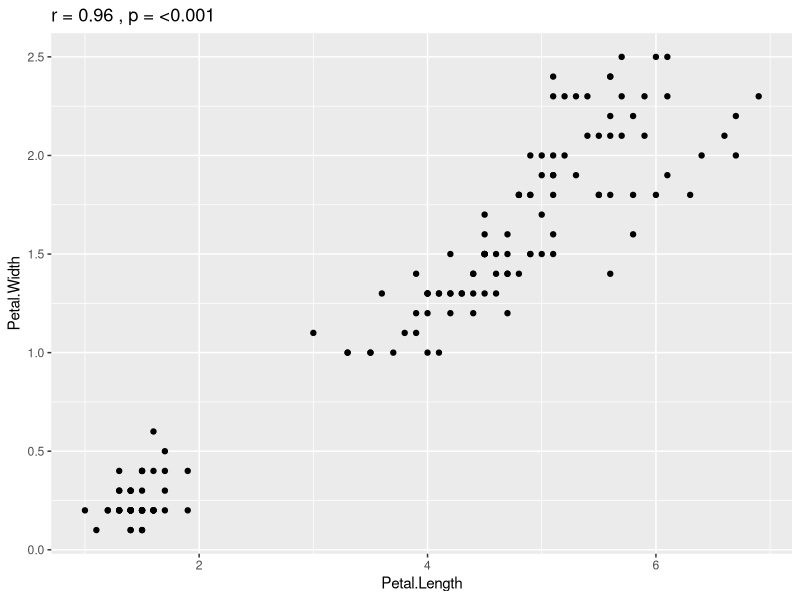
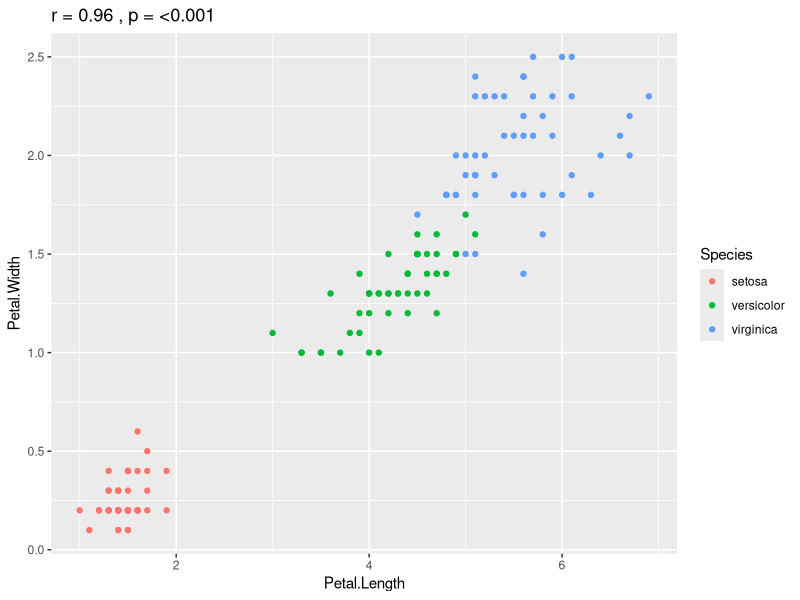
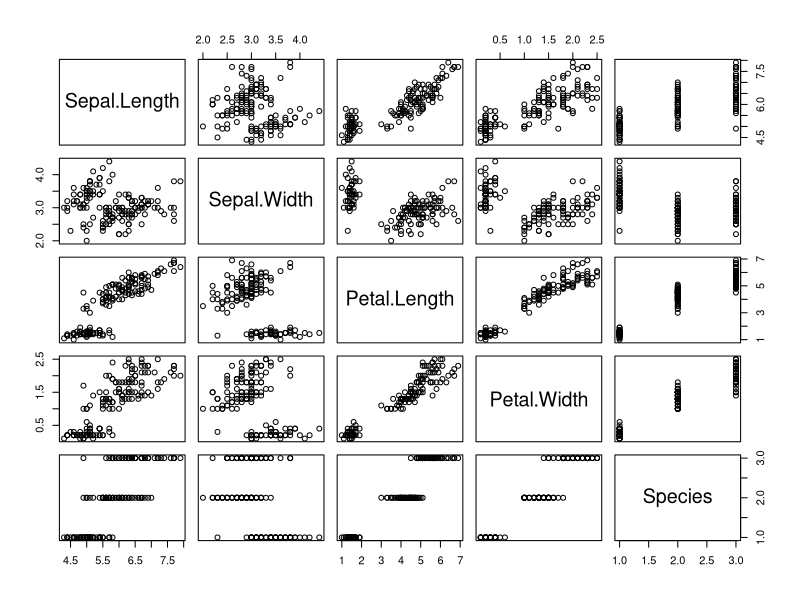
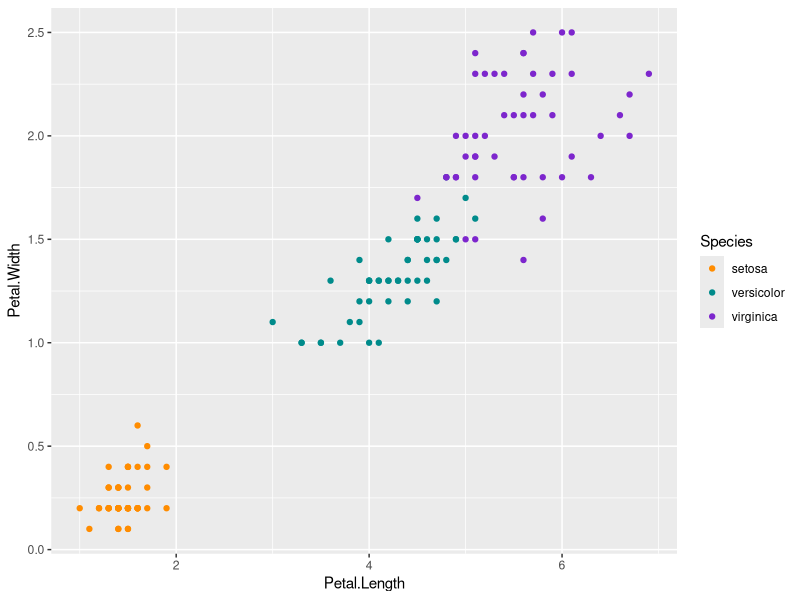
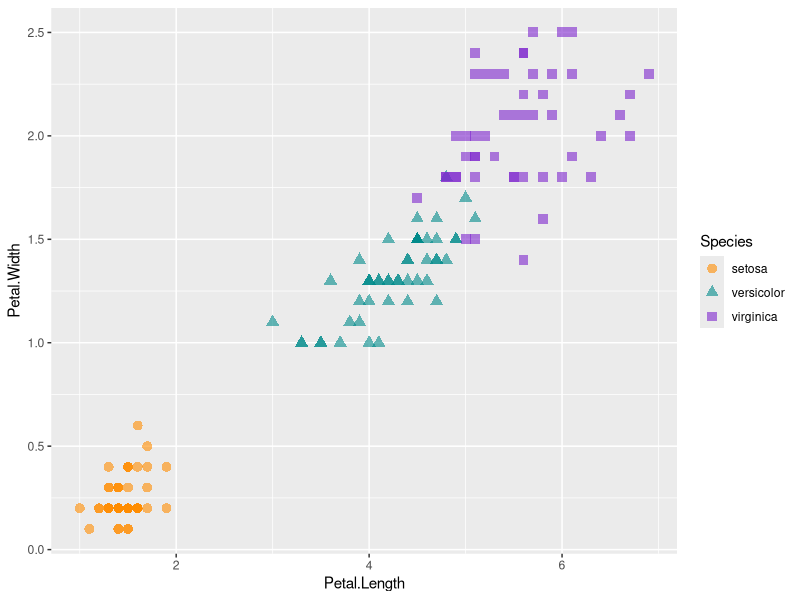
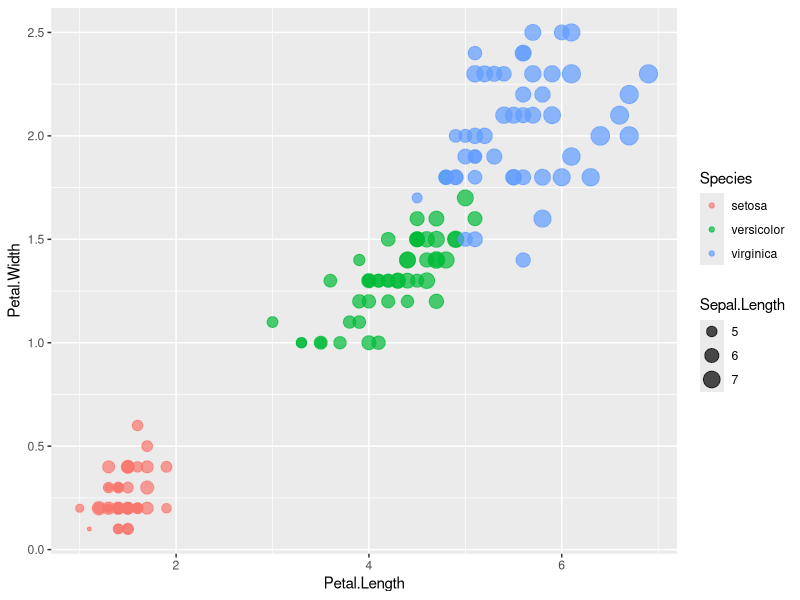
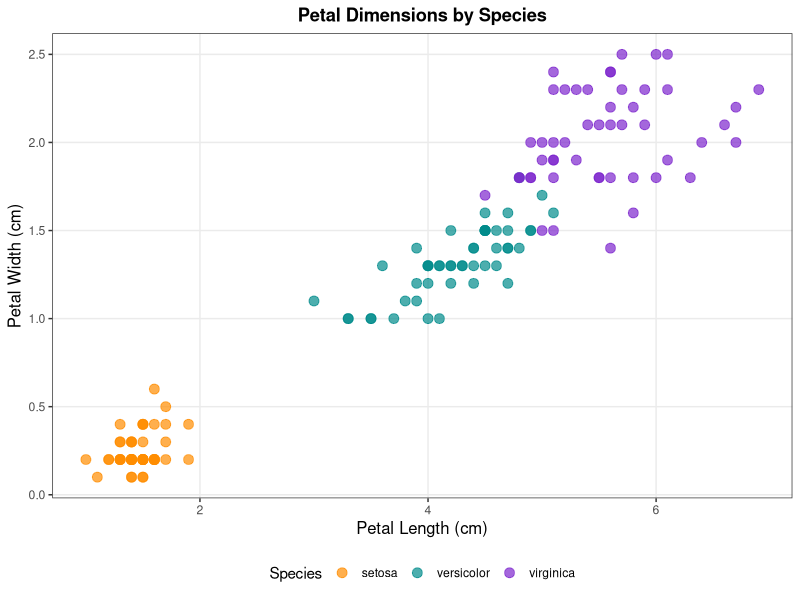
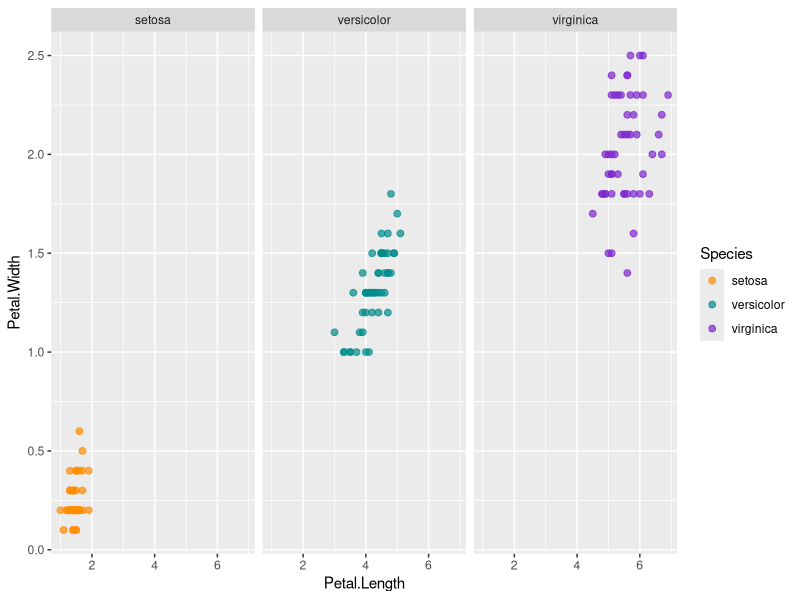

Recreate these plots in R, in order. (Note: this script raises an error after producing the figures.)
# MES 503 Week 3 Lab - Correlation + Making Visuals Pretty
# This script includes a coding exercise designed to build your understanding of 
# correlation while also learning more about customzing ggplot visuals

# Created by Kayla Blincow 9/1/2026
#------------------------------------------------------------------------------


####INTRODUCTION####

# This week we're going to work with the iris dataset, a classic dataset in R
# that was collected by Edgar Anderson and made famous by statistician Ronald
# Fisher in 1936. It contains measurements of 150 flowers from three species
# of iris (setosa, versicolor, and virginica), including the length and width
# of their petals and sepals.

# We're going to use this dataset to explore the concept of CORRELATION -
# whether and how strongly two numeric variables are related to one another -
# and to level up our ggplot2 skills by learning how to customize the look of
# our plots rather than relying on the defaults.



####SET UP MY SCRIPT####

# clear your workspace
rm(list = ls())
# WRITE NOTES ABOUT WHAT THIS DOES HERE AND WHY YOU SHOULD BE CAREFUL WITH IT.

# load necessary packages
library(ggplot2) #our data viz package

# the iris dataset comes built into R, so we don't need to read in a csv file!
# create an object to house our data
flowers <- iris

# take a look at the first six rows of the data
head(flowers)

# check out the structure of the dataset - what variables do we have, and
# what type of data is in each column?
str(flowers)

# Thoughts? What do the columns mean? How many species are there?
#WRITE NOTES HERE


####WHAT IS CORRELATION?####

# Correlation describes the strength AND direction of a relationship between
# two numeric variables. It is often summarized using a correlation
# coefficient (r), which ranges from -1 to 1:
#   - values close to  1 indicate a strong POSITIVE relationship
#     (as one variable increases, so does the other)
#   - values close to -1 indicate a strong NEGATIVE relationship
#     (as one variable increases, the other decreases)
#   - values close to  0 indicate a weak or no linear relationship

# We can calculate a correlation coefficient using the cor() function.
# Let's see how petal length and petal width are related.
cor(flowers$Petal.Length, flowers$Petal.Width)

# What happened? 
# What does the "$" notation do?
# What does this value tell you about the relationship between petal length and 
# petal width?
#WRITE NOTES HERE

# YOUR TURN
# Calculate the correlation coefficient between sepal length and sepal width.

####FILL IN CODE HERE####
cor(flowers$Sepal.Length, flowers$Sepal.Width)

# How does this value compare to the petal length/width correlation? What
# does that tell you?
#WRITE YOUR ANSWER HERE





####IS THAT CORRELATION SIGNIFICANT?####

# cor() gives us the strength/direction of a relationship, but it doesn't
# tell us whether that relationship is statistically significant, or could
# plausibly have arisen just by chance. For that, we need a hypothesis test!

# We can use cor.test() to run a Pearson's correlation test. This test
# assumes both variables are roughly normally distributed and that their
# relationship is linear. It gives us:
#   - t: the test statistic
#   - df: degrees of freedom
#   - p-value: the probability of seeing a correlation this strong (or
#     stronger) if there were truly NO relationship between the variables
#   - a 95% confidence interval for the true correlation coefficient
#   - cor: the correlation coefficient itself (same as what cor() gives you)

# Let's test whether petal length and petal width are significantly
# correlated.
cor.test(flowers$Petal.Length, flowers$Petal.Width, method = "pearson")

# What happened? Look at the p-value - using an alpha (significance
# threshold) of 0.05, would you conclude that petal length and petal width
# are significantly correlated?
#WRITE NOTES HERE

# We can also save the results of our test as an object, which lets us pull
# out specific pieces of it (handy for reporting results or adding them to
# a plot!).
petal_cor <- cor.test(flowers$Petal.Length, flowers$Petal.Width, method = "pearson")

# look at the structure of our saved test object - what pieces does it contain?
str(petal_cor)
# psst... you can also check it out in your workspace pane in the upper right corner

# pull out just the p-value
petal_cor$p.value

# pull out just the correlation coefficient
petal_cor$estimate

# YOUR TURN
# Run a Pearson's correlation test between sepal length and sepal width, and
# save the results as an object called sepal_cor.

####FILL IN CODE HERE####
sepal_cor <- cor.test(flowers$Sepal.Width, flowers$Sepal.Length)

# Is the relationship between sepal length and sepal width statistically
# significant? How does the strength (r) of this relationship compare to the
# petal length/petal width relationship?
#WRITE YOUR ANSWER HERE


# Correlation coefficients and test statistics are useful, but visualizing
# the relationship helps us understand it more intuitively (and can reveal
# patterns that a single number might hide, like non-linear relationships or
# the influence of outliers/groups).

# We can use a scatterplot to visualize the relationship between two numeric
# variables, and add the correlation coefficient AND p-value right onto our
# plot title using paste()!

ggplot(data = flowers, #specify our data
       mapping = aes(x = Petal.Length, #petal length on the x axis
                     y = Petal.Width)) + #petal width on the y axis
  geom_point() + #scatterplot of points
  labs(title = paste("r =", round(petal_cor$estimate, 2),
                     ", p =", format.pval(petal_cor$p.value, digits = 2, eps = 0.001)))
#paste() glues text together, round() rounds our correlation coefficient to
#2 decimal places, and format.pval() formats our p-value nicely (and
#handles very small p-values using the eps argument)

# NOTE: p-values very close to zero (like this one!) will often be reported
# by R as "< 2.2e-16" - this is scientific notation, and it means the p-value
# is smaller than R can precisely calculate/display, NOT that it is exactly
# zero.

# Do you notice anything weird about this visual? Try adapting the visual to 
# explore any weirdnesses you see.

#WRITE CODE HERE

ggplot(data = flowers, #specify our data
       mapping = aes(x = Petal.Length, #petal length on the x axis
                     y = Petal.Width,
                     color = Species)) + #petal width on the y axis
  geom_point() + #scatterplot of points
  labs(title = paste("r =", round(petal_cor$estimate, 2),
                     ", p =", format.pval(petal_cor$p.value, digits = 2, eps = 0.001)))


#NOTE: sometimes ggplot is a little overkill... If you want to take a quick look
#at relationships between variables you can use the Base R plot() function
plot(flowers)
#not pretty but gets the job done for taking a quick look

####CUSTOMIZING YOUR PLOTS####

# So far we've mostly used ggplot2's default settings. Now let's learn how to
# take control of the look of our plots! This is useful for making your
# figures more readable, more visually appealing, and ready for a
# presentation or publication.


###Custom Color Palettes###

# By default, ggplot2 picks colors for us. But we can define our own! There
# are a few ways to do this - here we'll use scale_color_manual() to assign
# specific colors to each species.

# Spend some time looking at the code below and draw what you think the
# resulting plot will look like before running it.

ggplot(data = flowers,
       mapping = aes(x = Petal.Length,
                     y = Petal.Width,
                     color = Species)) + #color points by species
  geom_point() +
  scale_color_manual(values = c("setosa" = "darkorange", #assign a color to each level
                                "versicolor" = "cyan4",
                                "virginica" = "purple3"))

# You can use hex codes too! (e.g. "#E69F00" instead of "darkorange")
# Try a site like https://coolors.co/ or https://r-graph-gallery.com/color-palette-finder
# if you want some inspiration for color palettes.


###Changing Shape, Size, and Alpha###

# We can also map variables to POINT SHAPE, and manually control point SIZE
# and ALPHA (transparency) to help with overplotting (when points overlap
# and become hard to distinguish).

ggplot(data = flowers,
       mapping = aes(x = Petal.Length,
                     y = Petal.Width,
                     color = Species,
                     shape = Species)) + #map shape to species too
  geom_point(size = 3, #make our points bigger
             alpha = 0.6) + #make our points 60% opaque (partially see-through)
  scale_color_manual(values = c("setosa" = "darkorange",
                                "versicolor" = "cyan4",
                                "virginica" = "purple3")) +
  scale_shape_manual(values = c("setosa" = 16, #circle
                                "versicolor" = 17, #triangle
                                "virginica" = 15)) #square

# What did changing alpha do for you here? Why might that be useful with a
# larger dataset?
#WRITE YOUR ANSWER HERE

# Note: size and alpha can also be set OUTSIDE of aes() (as we did above) when
# they apply to ALL points equally, or INSIDE of aes() if you want them to
# vary based on a variable in your data (e.g., size = Sepal.Length).

# YOUR TURN
# Modify the code below so that point SIZE varies based on Sepal.Length
# (HINT: where does size need to go if it depends on a variable?)

ggplot(data = flowers,
       mapping = aes(x = Petal.Length,
                     y = Petal.Width,
                     color = Species,
                     size = Sepal.Length)) +
  geom_point(alpha = 0.7) #FIX ME - map size to Sepal.Length


###Controlling the Theme###

# Themes control the non-data elements of your plot: background, gridlines,
# fonts, legend position, etc. ggplot2 comes with several built-in themes
# (theme_bw(), theme_minimal(), theme_classic(), theme_light()) but you can
# also customize individual elements using theme().

ggplot(data = flowers,
       mapping = aes(x = Petal.Length,
                     y = Petal.Width,
                     color = Species)) +
  geom_point(size = 3, alpha = 0.7) +
  scale_color_manual(values = c("setosa" = "darkorange",
                                "versicolor" = "cyan4",
                                "virginica" = "purple3")) +
  labs(x = "Petal Length (cm)",
       y = "Petal Width (cm)",
       title = "Petal Dimensions by Species",
       color = "Species") +
  theme_bw() + #start with a clean built-in theme
  theme(plot.title = element_text(hjust = 0.5, face = "bold"), #center + bold the title
        legend.position = "bottom", #move the legend
        axis.title = element_text(size = 12), #resize axis titles
        panel.grid.minor = element_blank()) #remove minor gridlines

# Try changing legend.position to "top", "right", "left", or "none". What
# happens? What about changing theme_bw() to theme_minimal() or
# theme_classic()?
#WRITE YOUR NOTES HERE



###Splitting Your Plot with facet_wrap()###

# So far we've used color to distinguish species within a single plot. Another
# powerful way to compare groups is to split your plot into multiple small
# "panels" - one per group - using facet_wrap(). This is often called "small
# multiples" and can make group-level patterns much easier to see than
# cramming everything into one panel.

# facet_wrap() takes a formula (using a tilde ~) telling it which variable to
# split by.

# Spend some time looking at the code below and draw what you think the
# resulting plot will look like before running it.

ggplot(data = flowers,
       mapping = aes(x = Petal.Length,
                     y = Petal.Width,
                     color = Species)) +
  geom_point(size = 2, alpha = 0.7) +
  scale_color_manual(values = c("setosa" = "darkorange",
                                "versicolor" = "cyan4",
                                "virginica" = "purple3")) +
  facet_wrap(~ Species) #split into one panel per species

# What happened? How does seeing each species in its own panel change how you
# interpret the relationship between petal length and petal width, compared
# to the single-panel version from earlier?
#WRITE YOUR NOTES HERE

# facet_wrap() has some handy arguments for controlling panel layout:
#   - nrow / ncol: control how many rows or columns of panels to use
#   - scales: by default all panels share the same axis ranges ("fixed"), but
#     you can free them up with "free", "free_x", or "free_y" if the groups
#     have very different ranges

ggplot(data = flowers,
       mapping = aes(x = Petal.Length,
                     y = Petal.Width,
                     color = Species)) +
  geom_point(size = 2, alpha = 0.7) +
  scale_color_manual(values = c("setosa" = "darkorange",
                                "versicolor" = "cyan4",
                                "virginica" = "purple3")) +
  facet_wrap(~ Species, nrow = 1, scales = "free") + #one row, each panel gets its own axis scale
  theme_bw() +
  theme(legend.position = "none") #legend is redundant now that panels are labeled

# Since each panel is already labeled by species, do we still need the color
# legend? What did setting legend.position = "none" do?
#WRITE YOUR ANSWER HERE

# YOUR TURN
# Use facet_wrap() to create a plot with one panel per species showing the
# relationship between sepal length and sepal width. Customize the point
# color, size, and alpha, and pick a theme of your choosing.


ggplot(data = flowers, aes(x = Sepal.Length, y = Sepal.Width)) +
  geom_point(color = "purple2", size = 4, alpha = 0.5) +
  theme_bw() +
  facet_wrap(~Species)


####FILL IN CODE HERE####


# YOUR TURN
# Below, build your own fully customized plot exploring the relationship
# between sepal length and sepal width by species. Include:
#   - a custom color palette (scale_color_manual)
#   - custom point shapes by species (scale_shape_manual)
#   - a point size and alpha of your choosing
#   - informative axis and legend labels (labs())
#   - at least TWO customized theme elements (theme())

ggplot(data = flowers,
         mapping = aes(x = Sepal.Length,
                         y = Sepal.Width,
                         color = Species,
                         shape = Species
         )) +
  geom_point(size = 3,
               alpha = 0.6
  ) +
  scale_color_manual(values = c("purple1", "purple4", "purple")
  ) +
  scale_shape_manual(values = c(5, 10, 15)
  ) +
  labs(x = "Sepal Length", y = "Sepal Width", color = "Species", shape = "Species"
  ) +
  theme_bw() +
  theme(legend.position = "top",
        panel.grid.minor = element_blank()
  )




####FINAL EXERCISE####
# Using the iris dataset, address the following research questions. For each
# plot, use at least one custom color palette AND one other customization
# (shape, size, alpha, or theme element) covered in this lab.
#
#   - Is sepal length correlated with petal length? Run a Pearson's
#     correlation test (report the r value AND the p-value) AND create a
#     customized scatterplot to visualize the relationship.

cor1 <- cor.test(flowers$Sepal.Length, flowers$Petal.Length)
cor1

ggplot(flowers, aes(x = Sepal.Length, y = Petal.Length)) +
  geom_point() + 
  labs(title = paste("r =", round(cor1$estimate, 2),
                     ", p =", format.pval(cor1$p.value, digits = 2, eps = 0.001)))
  

#   - Does the strength and significance of the relationship between petal
#     length and petal width differ across species? (HINT: try running
#     cor.test() separately for each species using subset() or filtering
#     your data, and use facet_wrap() to visualize each species separately)

#one way to do this... (could also use subset in a similar way)
library(dplyr)
virg <- flowers |> filter(Species == "virginica")
versi <- flowers |> filter(Species == "versicolor")
set <- flowers |> filter(Species == "setosa")

cor.test(virg$Petal.Length,virg$Petal.Width)
cor.test(versi$Petal.Length,versi$Petal.Width)
cor.test(set$Petal.Length,set$Petal.Width)
#look at outputs and compare

#another way to do this
correlations <- data.frame(species = rep(NA, length(unique(flowers$Species))),
                           r = rep(NA, length(unique(flowers$Species))),
                           p = rep(NA, length(unique(flowers$Species))))

for(i in 1:length(unique(flowers$Species))){
  species <- flowers |> filter(Species == unique(flowers$Species)[i])
  correlations$species[i] <- first(as.character(species$Species))
  correlations$r[i] <- cor.test(species$Petal.Length, 
                                species$Petal.Width)$estimate
  correlations$p[i] <- cor.test(species$Petal.Length, 
                                species$Petal.Width)$p.value
  
}

correlations


ggplot(flowers, aes(x = Petal.Length, y = Petal.Width)) +
  geom_point() +
  facet_wrap(~Species)


#   - Create a scatterplot of sepal length vs. sepal width. Does this
#     relationship look the same across the whole dataset as it does within
#     each individual species? What might explain any differences you see?
#     Is the whole-dataset relationship statistically significant?
#
# HINT: For more ggplot2 customization ideas and color palette options, see
# https://r-graph-gallery.com/ggplot2-package.html and
# https://r-graph-gallery.com/color-palette-finder

ggplot(flowers, aes(x = Sepal.Length, y = Sepal.Width, color = Species)) +
  geom_point()

cor.test(flowers$Sepal.Width, flowers$Sepal.Length)

####EXTRA CHALLENGE (OPTIONAL - FOR THE BRAVE)####

# Open the image "Week3_Challenge_Target_Plot.png" provided alongside this
# script. Your job is to write ggplot2 code that recreates this plot AS
# CLOSELY AS POSSIBLE, using the iris dataset.

# This is a HEATMAP showing the Pearson correlation coefficient between every
# pair of the four numeric iris variables (Sepal.Length, Sepal.Width,
# Petal.Length, Petal.Width), with the correlation value printed on each tile.

# This challenge pulls together everything from this lab (correlation,
# custom color scales) AND pushes you to look up a few new things on your
# own. Some notes to help you get there:

# 1. DATA SHAPE: the ggplot2 function for making heatmaps needs
#    "long" format data - one row per x/y/fill combination - not the wide
#    correlation matrix that cor() gives you. You'll need to:
#      a) calculate the correlation matrix for the 4 numeric variables
#         (HINT: cor() works on a whole data frame at once, not just two
#         variables - try cor(flowers[, 1:4]))
#      b) reshape that matrix into a long format data frame with columns for
#         Var1 (row variable), Var2 (column variable), and value (the
#         correlation). 

# 2. CUSTOM COLOR GRADIENT: notice the color scale is NOT a default ggplot2
#    gradient - it's a custom diverging scale (one color for negative
#    correlations, a light neutral color at zero, another color for positive
#    correlations). Look for a ggplot2 function which lets you set
#    low/mid/high colors and a midpoint.


# 3. ATYPICAL BACKGROUND: look closely at the background of the plot. There
#    are TWO background elements at play here - the background of the plot
#    PANEL (where the tiles are) and the background of the OVERALL plot
#    (everything else). Both have been changed from ggplot2's defaults using
#    theme(). 

# This is meant to be genuinely challenging! You will likely need to search
# for some of these functions on your own (try ?function_of_interest
# or a search engine) - that's an important R skill in itself. Don't worry
# about matching the EXACT colors or spacing perfectly; focus on getting the
# key structural elements right: a heatmap, a custom diverging color scale,
# a left-positioned legend, and a non-default background.

####FILL IN CODE HERE####

library(dplyr)   # install.packages("reshape2") if needed


# 1. Calculate the correlation matrix for the 4 numeric variables
corr_mat <- cor(flowers[, 1:4])

# 2. Reshape into long format for geom_tile()
corr_long <- as.data.frame(corr_mat) |>
  rownames_to_column(var = "Var1") |>
  pivot_longer(cols = -Var1,          # pivot everything except Var1
               names_to = "Var2",
               values_to = "value")

# 3. Build the heatmap
challenge <- ggplot(data = corr_long,
       mapping = aes(x = Var2, y = Var1, fill = value)) +
  geom_tile(color = "#3a3a3a", linewidth = 1) +  # dark tile borders
  geom_text(aes(label = round(value, 2)),
            color = ifelse(abs(corr_long$value) > 0.55, "white", "#1a1a1a"),
            fontface = "bold") +
  scale_fill_gradient2(low = "#1b7a72",     # teal for negative correlations
                       mid = "#f5f0e6",    # cream at zero
                       high = "#8c1c3f",   # maroon for positive correlations
                       midpoint = 0,
                       limits = c(-1, 1),
                       name = "Pearson\nCorrelation (r)") +
  labs(title = "Correlation Between Iris Flower Measurements",
       x = NULL, y = NULL) +
  theme(
    legend.position = "left",                              # legend on the left
    plot.background = element_rect(fill = "#efe6d8",        # cream page background
                                   color = NA),
    panel.background = element_rect(fill = "#3a3a3a",        # dark panel background
                                    color = NA),
    panel.grid = element_blank(),                             # no default gridlines
    axis.text.x = element_text(angle = 45, hjust = 1, color = "#2a2a2a"),
    axis.text.y = element_text(color = "#2a2a2a"),
    plot.title = element_text(face = "bold", color = "#2a2a2a", hjust = 0.5),
    axis.ticks = element_blank()
  )
